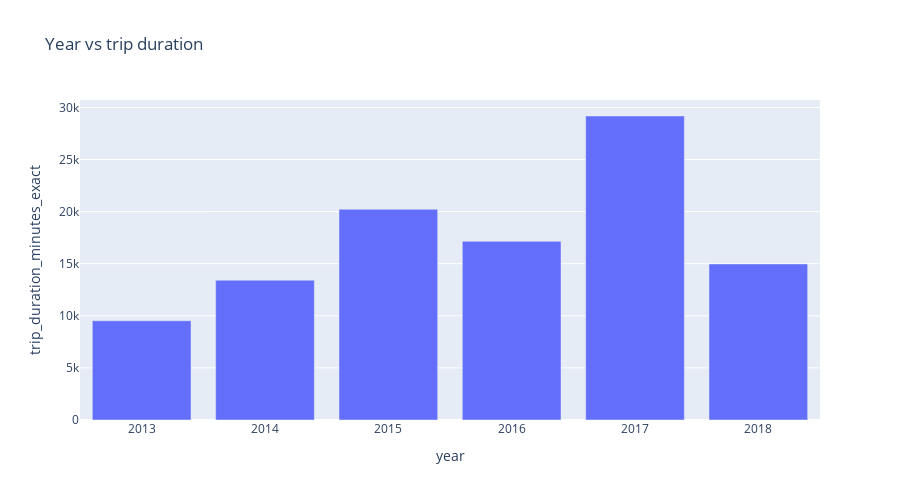

Notebook cell for this chart:
### Code cell
fig = px.bar(data_frame=df_agg
              , x='year'
              , y='trip_duration_minutes_exact'
              , height=500
              , title="Year vs trip duration"
              #,color='birth_year'
              )
fig.show()

### Figure 1 — Plotly figure (JSON) as saved in the notebook; plotly's stock layout.template omitted (floating-point values rounded to 4 significant figures)
{"data": [{"hovertemplate": "year=%{x}<br>trip_duration_minutes_exact=%{y}<extra></extra>", "legendgroup": "", "marker": {"color": "#636efa", "pattern": {"shape": ""}}, "name": "", "orientation": "v", "showlegend": false, "textposition": "auto", "type": "bar", "x": [2013, 2014, 2015, 2016, 2017, 2018], "xaxis": "x", "y": [9524.0, 13420.0, 20220.0, 17150.0, 29180.0, 14980.0], "yaxis": "y"}], "layout": {"barmode": "relative", "height": 500, "legend": {"tracegroupgap": 0}, "title": {"text": "Year vs trip duration"}, "xaxis": {"anchor": "y", "domain": [0, 1], "title": {"text": "year"}}, "yaxis": {"anchor": "x", "domain": [0, 1], "title": {"text": "trip_duration_minutes_exact"}}}}
